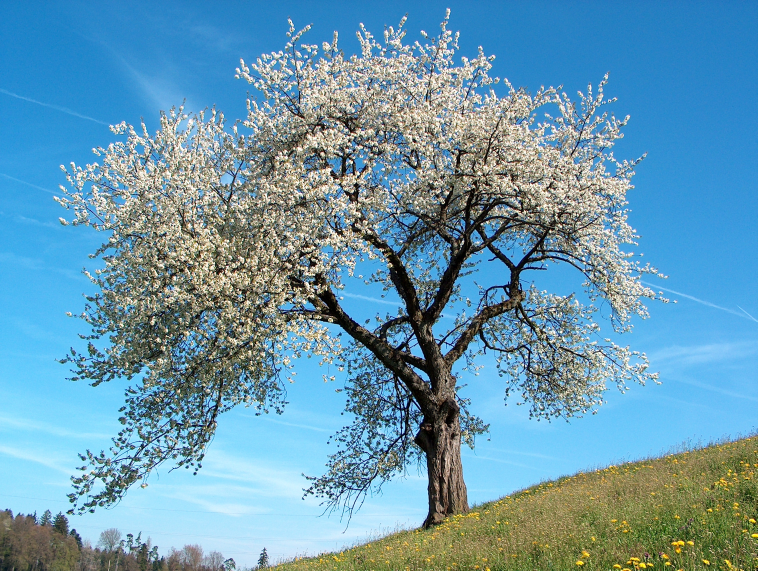
#> input picture test/files/Körsbärsträd.jpg, 2272 x 1712 px (shown at 1/3 size)
$ python resize.py --input 'test/files/Körsbärsträd.jpg' --output out.png
#> lines starting #> are read from the running program, lines starting #| are printed output that depends on the picture
#!/usr/bin/env python3
"""Entry point for AWS Lambda function."""

import os
import boto3
import logging
import urllib
from io import BytesIO
from tempfile import TemporaryDirectory
from argparse import ArgumentParser, FileType
from PIL import Image, ImageOps
from dotenv import load_dotenv
load_dotenv()
logger = logging.getLogger()
logger.setLevel(logging.DEBUG)


def resize(file, dir, key):
    """Validate and create thumbs for file."""
#> called with file = 'test/files/Körsbärsträd.jpg', dir = 'out.png', key = 'Körsbärsträd.jpg'
    WIDTHS = [400, 600, 800, 1200]

    generated_images = []
    with Image.open(file) as img:
#> img is the input picture: PIL image 2272x1712 RGB; mean R, G, B 105.1, 153, 175.6
        if img.mode != "RGB":
            # Convert paletted images (e.g. png)
            img = img.convert("RGB")

        clean(img)

        img = ImageOps.exif_transpose(img)

        for width in WIDTHS:
            resized = img.copy()
            resized.thumbnail((width, width))
            fn = f"{key}_{width}.jpg"
            fp = os.path.join(dir, fn)
            resized.save(fp, "JPEG")
            generated_images.append((fn, fp))
#> this loop made 4 passes
#> pass 1, in resize, `resized.save(fp, "JPEG")`:
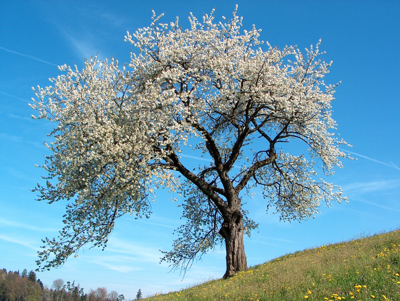
#> saved as Körsbärsträd.jpg_400.jpg: PIL image 400x301 RGB; mean R, G, B 105.3, 153.1, 175.8
#> pass 2, in resize, `resized.save(fp, "JPEG")`:
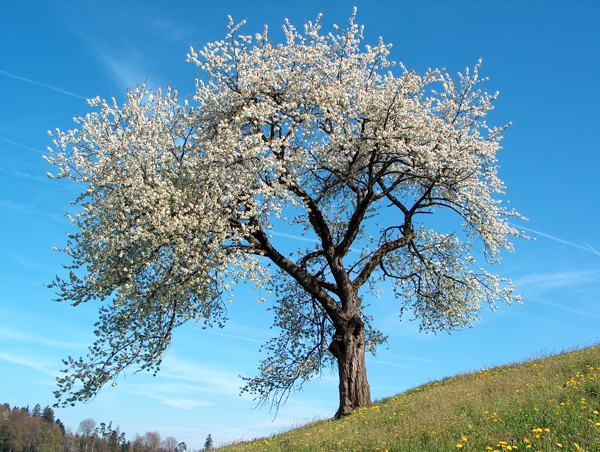
#> saved as Körsbärsträd.jpg_600.jpg: PIL image 600x452 RGB; mean R, G, B 105.1, 153, 175.6
#> after the loop, generated_images = 4 items

    return generated_images


def clean(img):
    """
    Remove all exif tags except the orientation
    """
    TAG_ORIENTATION = 0x112
    exif = img.getexif()
    if len(exif) > 0:
        clean_exif = Image.Exif()
        if TAG_ORIENTATION in exif:
            clean_exif[TAG_ORIENTATION] = exif[TAG_ORIENTATION]
        img.info["exif"] = clean_exif.tobytes()


def handler(event, context):
    """Entry point for AWS Lambda function.

    This function is called every time a new file is uploaded
    to the `S3_bucket_in` bucket.
    """
    s3_resource = boto3.resource('s3')
    in_bucket = os.environ.get("S3_bucket_in")
    out_bucket = os.environ.get("S3_bucket_out")
    key = event["Records"][0]["s3"]["object"]["key"]
    key_unquote = urllib.parse.unquote_plus(key)
    logger.info(f"Parsing {key_unquote}")
    file = s3_resource.Object(bucket_name=in_bucket, key=key_unquote)
    buffer = BytesIO(file.get()["Body"].read())
    with TemporaryDirectory() as tmpdir:
        logger.debug(f"Storing thumbs in {tmpdir}")
        files = resize(buffer, tmpdir, key)
        for (fn, fp) in files:
            logger.debug(f"Uploading {fn}")
            s3_resource.meta.client.upload_file(
                Filename=fp,
                Bucket=out_bucket,
                Key=fn,
                ExtraArgs={
                    'ACL': "public-read",
                    'ContentType': "image/jpeg",
                    'CacheControl': "public, max-age=31536000",
                },
            )
    return {}


def cli(args):
    """Entry point from command line."""
    key = args.key or os.path.basename(args.input_file.name)
    files = resize(args.input_file.name, args.output, key)
#> files = 4 items
    print(files)
#> (printed output is left out)


if __name__ == "__main__":
    parser = ArgumentParser(description="Resize an image")
    parser.add_argument("-i", "--input", type=FileType('r'),
                        dest="input_file", required=True,
                        help="Input file")
    parser.add_argument("-o", "--output", required=True,
                        help="Where should we put downloaded documents?")
    parser.add_argument("-k", "--key",
                        help="Key, used as filename for generated files.")
    args = parser.parse_args()
    cli(args)
